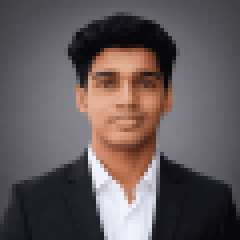
#> input picture assets/portrait/portrait_raw.png, 60 x 60 px, found by its file name (shown 4 times larger)
$ python generate_hero.py
#> lines starting #> are read from the running program, lines starting #| are printed output that depends on the picture
#!/usr/bin/env python3
"""
TACE-X Hero Card Generator
===========================
Produces a single polished hero card SVG:
  - Near-black background with subtle grid texture
  - Recognizable, coherent pixel-art portrait of Immanuel Melbin (left side)
  - Typography identity block (right side)
  - Compact verified tech strip
  - Strong arcade-inspired aesthetic

Usage:
    python3 scripts/generate_hero.py [--portrait assets/portrait/portrait_raw.png]
"""

import argparse
import os
import sys
from pathlib import Path

try:
    from PIL import Image, ImageEnhance
    HAS_PIL = True
except ImportError:
    HAS_PIL = False


# ─── COLOR PALETTE ──────────────────────────────────────────────────────────
PALETTE = {
    "VOID":       (11,  15,  23),   # #0B0F17
    "DARK":       (7,   10,  15),   # #070A0F
    "SHADOW":     (17,  28,  45),   # #111C2D
    "MID":        (30,  41,  59),   # #1E293B
    "CYAN":       (0,   240, 255),  # #00F0FF
    "CYAN_DIM":   (56,  189, 248),  # #38BDF8
    "MINT":       (16,  185, 129),  # #10B981
    "MINT_DIM":   (110, 231, 183),  # #6EE7B7
    "VIOLET":     (139, 92,  246),  # #8B5CF6
    "WHITE":      (248, 250, 252),  # #F8FAFC
    "MUTED":      (148, 163, 184),  # #94A3B8
    "SLATE":      (100, 116, 139),  # #64748B
    "AMBER":      (245, 158, 11),   # #F59E0B
}

# Coherent Likeness Palette (Preserves true skin, hair, and clothing tones)
PORTRAIT_PALETTE = [
    (11,  15,  23),   # 0: VOID background
    (22,  20,  24),   # 1: HAIR_DARK (near-black wavy hair)
    (38,  32,  36),   # 2: HAIR_MID
    (55,  46,  50),   # 3: HAIR_LIGHT
    (75,  42,  25),   # 4: SKIN_DEEP (jawline & neck shadows)
    (105, 62,  40),   # 5: SKIN_SHADOW
    (138, 86,  58),   # 6: SKIN_LOW_MID
    (168, 108, 76),   # 7: SKIN_MID (natural warm South Asian complexion)
    (195, 134, 98),   # 8: SKIN_LIGHT
    (218, 162, 128),  # 9: SKIN_HIGHLIGHT
    (235, 188, 158),  # 10: SKIN_SPECULAR
    (130, 145, 165),  # 11: SHIRT_SHADOW
    (190, 202, 218),  # 12: SHIRT_MID
    (248, 250, 252),  # 13: SHIRT_WHITE (crisp white collar)
    (13,  17,  23),   # 14: SUIT_BLACK (sharp black blazer)
    (25,  33,  44),   # 15: SUIT_MID
    (42,  54,  72),   # 16: SUIT_EDGE
]


def hex_of(rgb):
    return "#{:02X}{:02X}{:02X}".format(*rgb)


def isolate_subject(img):
    """
    Isolate the portrait subject from a studio grey gradient background
    by flood-filling the outer neutral background area.
    """
    w, h = img.size
#> w = 60; h = 60
    visited = set()
    queue = [(0, 0), (w - 1, 0), (0, 10), (w - 1, 10), (1, 1), (w - 2, 1), (0, 5), (w - 1, 5)]

    def is_bg(x, y):
        if not (0 <= x < w and 0 <= y < h):
            return False
        r, g, b = img.getpixel((x, y))[:3]
        lum = 0.299 * r + 0.587 * g + 0.114 * b
        is_neutral = max(abs(r - g), abs(g - b), abs(r - b)) < 25
        if lum < 45:
            return False  # hair or suit
        if r > g + 28:
            return False  # warm skin tone
        return is_neutral and 50 <= lum <= 145

    for qx, qy in queue:
        if is_bg(qx, qy):
            visited.add((qx, qy))

    frontier = list(visited)
    while frontier:
        cx, cy = frontier.pop()
        for dx, dy in [(-1, 0), (1, 0), (0, -1), (0, 1), (-1, -1), (1, -1), (-1, 1), (1, 1)]:
            nx, ny = cx + dx, cy + dy
            if (nx, ny) not in visited and is_bg(nx, ny):
                visited.add((nx, ny))
                frontier.append((nx, ny))

    out_img = Image.new("RGB", (w, h), PALETTE["VOID"])
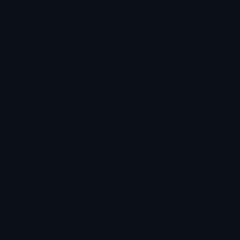
#> out_img: PIL image 60x60 RGB (shown 4 times larger); mean R, G, B 11, 15, 23
    for y in range(h):
        for x in range(w):
            if (x, y) not in visited:
                out_img.putpixel((x, y), img.getpixel((x, y))[:3])
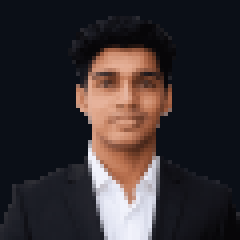
#> out_img: PIL image 60x60 RGB (shown 4 times larger); mean R, G, B 53.7, 46.7, 49
    return out_img


def quantize_portrait_pixel(r, g, b):
    """Map an RGB pixel to the closest likeness palette token."""
    if r < 18 and g < 22 and b < 28:
        return PALETTE["VOID"]

    best_c = PORTRAIT_PALETTE[0]
    best_d = float("inf")
    for c in PORTRAIT_PALETTE:
        cr, cg, cb = c
        d = 0.3 * (r - cr) ** 2 + 0.59 * (g - cg) ** 2 + 0.11 * (b - cb) ** 2
        if d < best_d:
            best_d = d
            best_c = c
    return best_c


def process_portrait(image_path, grid_w=48, grid_h=60):
    """
    Load, isolate background, crop to 4:5 aspect ratio, and quantize into
    a pixel-art grid that preserves facial features and recognizability.
    """
    if not HAS_PIL or not os.path.exists(image_path):
        return None

    raw_img = Image.open(image_path).convert("RGB")
    isolated = isolate_subject(raw_img)

    w, h = isolated.size
    target_aspect = grid_w / grid_h  # 48 / 60 = 0.8
    crop_w = int(h * target_aspect)
    crop_h = h
    left = max(0, (w - crop_w) // 2)
    top = 0
    crop = isolated.crop((left, top, left + crop_w, top + crop_h))
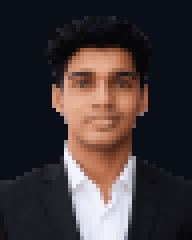
#> crop: PIL image 48x60 RGB (shown 4 times larger); mean R, G, B 63.9, 54.3, 55.3

    small = crop.resize((grid_w, grid_h), Image.Resampling.LANCZOS)
    small = ImageEnhance.Contrast(small).enhance(1.15)
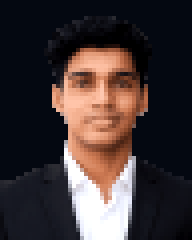
#> small: PIL image 48x60 RGB (shown 4 times larger); mean R, G, B 64.4, 53, 53.5
    small = ImageEnhance.Sharpness(small).enhance(1.2)

    grid = []
    for y in range(grid_h):
        row = []
        for x in range(grid_w):
            r, g, b = small.getpixel((x, y))
            row.append(quantize_portrait_pixel(r, g, b))
        grid.append(row)
    return grid


def build_portrait_svg_rects(grid, ox, oy, px_size=4):
    """
    Render pixel-art grid as grouped SVG rectangles at offset (ox, oy).
    Void background pixels are omitted to let the card background show through.
    """
#> called with ox = 54, oy = 40, px_size = 4
    lines = []
    color_cells = {}
    for y, row in enumerate(grid):
        for x, col in enumerate(row):
            if col == PALETTE["VOID"]:
                continue
            key = hex_of(col)
            if key not in color_cells:
                color_cells[key] = []
            color_cells[key].append((ox + x * px_size, oy + y * px_size))
#> this loop made 60 passes

    cell_w = px_size - 0.4
    cell_h = px_size - 0.4

    for hex_col, cells in color_cells.items():
        lines.append(f'  <g fill="{hex_col}">')
        for cx, cy in cells:
            lines.append(f'    <rect x="{cx:.1f}" y="{cy:.1f}" width="{cell_w:.1f}" height="{cell_h:.1f}" rx="0.5"/>')
        lines.append("  </g>")
#> this loop made 16 passes
#> hex_col on passes 1, 2, 3, 4, 5, 6, 7, 8, 9, 10, 11, 13: '#262024', '#161418', '#19212C', '#372E32', '#8A563A', '#A86C4C', '#693E28', '#4B2A19', '#C38662', '#DAA280', '#EBBC9E', '#8291A5'
#> (hex_col, cells) on pass 12: ('#0D1117', [(110, 120), (186, 244), (186, 248)])
    return lines


def generate_hero_svg(portrait_path=None, output_path="assets/hero.svg"):
    """Generate the minimal, brutal, visual-first hero card SVG."""
    W, H = 900, 320

    # Portrait grid: 48 cols × 60 rows @ 4px/cell = 192 × 240 px
    GRID_W, GRID_H = 48, 60
    PX = 4
    PORT_W = GRID_W * PX   # 192
    PORT_H = GRID_H * PX   # 240
    PORT_X = 54
    PORT_Y = (H - PORT_H) // 2  # 40

    portrait_grid = None
    has_portrait = False
    if portrait_path and os.path.exists(portrait_path):
        portrait_grid = process_portrait(portrait_path, GRID_W, GRID_H)
        has_portrait = portrait_grid is not None

    lines = [
        f'<svg width="{W}" height="{H}" viewBox="0 0 {W} {H}" fill="none" xmlns="http://www.w3.org/2000/svg">',
        f'  <title>IMMANUEL MELBIN (@tace-x) — Software · Systems · AI</title>',
        f'  <desc>Developer identity card for Immanuel Melbin (@tace-x). Builder of native terminal systems, AI platforms, and high-performance software.</desc>',
        '',
        '  <defs>',
        '    <!-- Background gradient -->',
        '    <linearGradient id="bg" x1="0" y1="0" x2="900" y2="320" gradientUnits="userSpaceOnUse">',
        '      <stop stop-color="#0B0F17"/>',
        '      <stop offset="0.5" stop-color="#070A0F"/>',
        '      <stop offset="1" stop-color="#030508"/>',
        '    </linearGradient>',
        '    <!-- Top accent line -->',
        '    <linearGradient id="accentLine" x1="0" y1="0" x2="900" y2="0" gradientUnits="userSpaceOnUse">',
        '      <stop stop-color="#00F0FF" stop-opacity="0"/>',
        '      <stop offset="0.15" stop-color="#00F0FF"/>',
        '      <stop offset="0.5" stop-color="#10B981"/>',
        '      <stop offset="0.85" stop-color="#8B5CF6"/>',
        '      <stop offset="1" stop-color="#8B5CF6" stop-opacity="0"/>',
        '    </linearGradient>',
        '    <!-- Glow filters -->',
        '    <filter id="glow" x="-30%" y="-30%" width="160%" height="160%">',
        '      <feGaussianBlur stdDeviation="3" result="blur"/>',
        '      <feMerge><feMergeNode in="blur"/><feMergeNode in="SourceGraphic"/></feMerge>',
        '    </filter>',
        '    <filter id="softGlow" x="-50%" y="-50%" width="200%" height="200%">',
        '      <feGaussianBlur stdDeviation="12"/>',
        '    </filter>',
        '    <!-- Fine grid pattern -->',
        '    <pattern id="grid" width="24" height="24" patternUnits="userSpaceOnUse">',
        '      <path d="M 24 0 L 0 0 0 24" fill="none" stroke="#FFFFFF" stroke-opacity="0.02" stroke-width="0.8"/>',
        '    </pattern>',
        '    <clipPath id="mainClip"><rect width="900" height="320" rx="16"/></clipPath>',
        f'    <clipPath id="portClip"><rect x="{PORT_X}" y="{PORT_Y}" width="{PORT_W}" height="{PORT_H}" rx="4"/></clipPath>',
        '  </defs>',
        '',
        '  <!-- === BASE === -->',
        '  <rect width="900" height="320" rx="16" fill="url(#bg)" stroke="#1E293B" stroke-width="1.5"/>',
        '  <g clip-path="url(#mainClip)">',
        '    <rect width="900" height="320" fill="url(#grid)"/>',
        f'    <circle cx="{PORT_X + PORT_W // 2}" cy="160" r="140" fill="#00F0FF" fill-opacity="0.035" filter="url(#softGlow)"/>',
        '    <circle cx="720" cy="160" r="120" fill="#8B5CF6" fill-opacity="0.04" filter="url(#softGlow)"/>',
        '  </g>',
        '',
        '  <!-- === TOP STATUS BAR === -->',
        '  <rect x="0" y="0" width="900" height="38" fill="#070A0F" opacity="0.8"/>',
        '  <line x1="0" y1="38" x2="900" y2="38" stroke="url(#accentLine)" stroke-width="1.2"/>',
        '  <circle cx="22" cy="19" r="4" fill="#10B981" filter="url(#glow)"/>',
        '  <text x="34" y="24" fill="#64748B" font-family="\'JetBrains Mono\', monospace" font-size="11" font-weight="700" letter-spacing="2.5">TACE-X</text>',
        '  <text x="860" y="24" text-anchor="end" fill="#475569" font-family="\'JetBrains Mono\', monospace" font-size="10" letter-spacing="1.5">GITHUB.COM/TACE-X</text>',
        '',
    ]

    # === PORTRAIT SECTION ===
    lines.append('  <!-- === PORTRAIT SECTION === -->')
    port_panel_x = PORT_X - 8
    port_panel_y = PORT_Y - 8
    port_panel_w = PORT_W + 16
    port_panel_h = PORT_H + 16
    lines.append(f'  <rect x="{port_panel_x}" y="{port_panel_y}" width="{port_panel_w}" height="{port_panel_h}" rx="6" fill="#070A0F" stroke="#1E293B" stroke-width="1"/>')

    if has_portrait:
        lines.append(f'  <!-- Pixel-art portrait: {GRID_W}×{GRID_H} grid from actual headshot -->')
        lines.append('  <g clip-path="url(#portClip)">')
        portrait_rects = build_portrait_svg_rects(portrait_grid, PORT_X, PORT_Y, PX)
        lines.extend(portrait_rects)
        lines.append('  </g>')
    else:
        lines.append(f'  <rect x="{PORT_X}" y="{PORT_Y}" width="{PORT_W}" height="{PORT_H}" rx="4" fill="#111C2D"/>')
        lines.append(f'  <text x="{PORT_X + PORT_W//2}" y="{PORT_Y + PORT_H//2 + 6}" text-anchor="middle" fill="#475569" font-family="monospace" font-size="11">PORTRAIT</text>')

    # Corner brackets
    bx, by = PORT_X, PORT_Y
    bw, bh = PORT_W, PORT_H
    bracket = 16
    lines += [
        '  <!-- Corner HUD brackets -->',
        f'  <path d="M {bx} {by + bracket} L {bx} {by} L {bx + bracket} {by}" stroke="#00F0FF" stroke-width="1.5" stroke-linecap="round"/>',
        f'  <path d="M {bx + bw - bracket} {by} L {bx + bw} {by} L {bx + bw} {by + bracket}" stroke="#00F0FF" stroke-width="1.5" stroke-linecap="round"/>',
        f'  <path d="M {bx} {by + bh - bracket} L {bx} {by + bh} L {bx + bracket} {by + bh}" stroke="#10B981" stroke-width="1.5" stroke-linecap="round"/>',
        f'  <path d="M {bx + bw - bracket} {by + bh} L {bx + bw} {by + bh} L {bx + bw} {by + bh - bracket}" stroke="#10B981" stroke-width="1.5" stroke-linecap="round"/>',
    ]

    label_y = PORT_Y + PORT_H + 20
    lines += [
        f'  <text x="{PORT_X + PORT_W // 2}" y="{label_y}" text-anchor="middle" fill="#475569" font-family="\'JetBrains Mono\', monospace" font-size="9" letter-spacing="3">TACE-X // ID</text>',
    ]

    # === IDENTITY BLOCK ===
    TX = PORT_X + PORT_W + 40

    lines += [
        '',
        '  <!-- === IDENTITY BLOCK === -->',
        f'  <text x="{TX}" y="78" fill="#10B981" font-family="\'JetBrains Mono\', monospace" font-size="11" font-weight="800" letter-spacing="4">SOFTWARE  ·  SYSTEMS  ·  AI</text>',
        f'  <text x="{TX}" y="136" fill="#F8FAFC" font-family="-apple-system, BlinkMacSystemFont, \'Segoe UI\', Roboto, sans-serif" font-size="54" font-weight="900" letter-spacing="-1.5">IMMANUEL</text>',
        f'  <text x="{TX}" y="192" fill="#F8FAFC" font-family="-apple-system, BlinkMacSystemFont, \'Segoe UI\', Roboto, sans-serif" font-size="54" font-weight="900" letter-spacing="-1.5">MELBIN</text>',
        f'  <line x1="{TX}" y1="202" x2="{TX + 220}" y2="202" stroke="#00F0FF" stroke-width="2" stroke-opacity="0.6"/>',
        f'  <text x="{TX}" y="228" fill="#38BDF8" font-family="\'JetBrains Mono\', monospace" font-size="14" font-weight="700" letter-spacing="1">@tace-x</text>',
        f'  <text x="{TX}" y="256" fill="#94A3B8" font-family="-apple-system, BlinkMacSystemFont, sans-serif" font-size="14" font-weight="400">Building native terminal systems, AI platforms,</text>',
        f'  <text x="{TX}" y="275" fill="#94A3B8" font-family="-apple-system, BlinkMacSystemFont, sans-serif" font-size="14" font-weight="400">and high-performance software from first principles.</text>',
    ]

    # === TECH STRIP ===
    TECH_Y = 300
    TECH_START = TX

    techs = [
        ("Rust", "#F59E0B"),
        ("TypeScript", "#38BDF8"),
        ("React", "#06B6D4"),
        ("AI / NIM", "#10B981"),
        ("Firebase", "#F59E0B"),
        ("WebRTC", "#8B5CF6"),
    ]

    lines.append('  <!-- === TECH STRIP === -->')
    cx_cur = TECH_START
    for tech_name, tech_color in techs:
        text_len = len(tech_name) * 7.5 + 20
        lines += [
            f'  <rect x="{cx_cur:.0f}" y="{TECH_Y - 14}" width="{text_len:.0f}" height="18" rx="9" fill="{tech_color}" fill-opacity="0.12" stroke="{tech_color}" stroke-opacity="0.35" stroke-width="1"/>',
            f'  <text x="{cx_cur + text_len / 2:.0f}" y="{TECH_Y - 1}" text-anchor="middle" fill="{tech_color}" font-family="\'JetBrains Mono\', monospace" font-size="9.5" font-weight="700" letter-spacing="1">{tech_name}</text>',
        ]
        cx_cur += text_len + 10

    # === BOTTOM BASELINE ===
    lines += [
        '',
        '  <!-- === BASELINE === -->',
        '  <line x1="40" y1="308" x2="860" y2="308" stroke="#1E293B" stroke-width="1"/>',
        '  <text x="40" y="317" fill="#334155" font-family="\'JetBrains Mono\', monospace" font-size="9" letter-spacing="1.5">USEFUL BEFORE IMPRESSIVE  ·  ZERO SPECULATIVE BLOAT  ·  SOVEREIGN DATA</text>',
        '',
        '</svg>',
    ]

    output = Path(output_path)
    output.parent.mkdir(parents=True, exist_ok=True)
    content = "\n".join(lines)
    output.write_text(content, encoding="utf-8")
    size_kb = output.stat().st_size / 1024
    print(f"[✓] Hero SVG generated → {output} ({size_kb:.1f} KB)")
    return str(output)


if __name__ == "__main__":
    parser = argparse.ArgumentParser(description="Generate TACE-X hero card SVG")
    parser.add_argument("--portrait", "-p", type=str, default="assets/portrait/portrait_raw.png", help="Path to source portrait image")
    parser.add_argument("--output", "-o", type=str, default="assets/hero.svg")
    args = parser.parse_args()
    generate_hero_svg(portrait_path=args.portrait, output_path=args.output)
